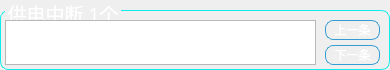
  <widget class="QGroupBox" name="groupBox_Alarm">
   <property name="geometry">
    <rect>
     <x>405</x>
     <y>180</y>
     <width>390</width>
     <height>70</height>
    </rect>
   </property>
   <property name="font">
    <font>
     <family>文泉驿等宽微米黑</family>
     <pointsize>14</pointsize>
     <weight>50</weight>
     <italic>false</italic>
     <bold>false</bold>
    </font>
   </property>
   <property name="focusPolicy">
    <enum>Qt::NoFocus</enum>
   </property>
   <property name="contextMenuPolicy">
    <enum>Qt::NoContextMenu</enum>
   </property>
   <property name="styleSheet">
    <string notr="true">QGroupBox{
color:white;
font: 14pt &quot;文泉驿等宽微米黑&quot;;
border: 1px solid rgb(14, 237, 237);;
border-radius:8px;
margin-top:10px;
}
QGroupBox:title{

subcontrol-origin: margin;
left: 5px;
}
QToolButton{
font: 14pt &quot;文泉驿等宽微米黑&quot;;
border:1px solid;
border-radius:8px;
color: white;
border-color: rgb(53, 156, 212);
}
QToolButton:pressed{
font: 13pt &quot;文泉驿等宽微米黑&quot;;
background-color:rgb(85, 170, 255);
}
QToolButton:hover{
font: 13pt &quot;文泉驿等宽微米黑&quot;;
background-color:rgb(85, 170, 255);
}
QTableWidget{
font: 13pt &quot;文泉驿等宽微米黑&quot;;
gridline-color: rgb(255, 255, 255);
}
QTableWidgetItem{
font: 13pt &quot;文泉驿等宽微米黑&quot;;
color: rgb(0, 0, 0);
}
</string>
   </property>
   <property name="title">
    <string>供电中断 1个</string>
   </property>
   <property name="alignment">
    <set>Qt::AlignLeading|Qt::AlignLeft|Qt::AlignTop</set>
   </property>
   <property name="flat">
    <bool>false</bool>
   </property>
   <widget class="QTableWidget" name="tabWid_Alarm">
    <property name="geometry">
     <rect>
      <x>5</x>
      <y>20</y>
      <width>311</width>
      <height>45</height>
     </rect>
    </property>
    <property name="font">
     <font>
      <family>文泉驿等宽微米黑</family>
      <pointsize>13</pointsize>
      <weight>50</weight>
      <italic>false</italic>
      <bold>false</bold>
     </font>
    </property>
    <property name="focusPolicy">
     <enum>Qt::NoFocus</enum>
    </property>
    <property name="styleSheet">
     <string notr="true"/>
    </property>
    <attribute name="horizontalHeaderDefaultSectionSize">
     <number>100</number>
    </attribute>
   </widget>
   <widget class="QToolButton" name="tBtn_downAlarm">
    <property name="geometry">
     <rect>
      <x>325</x>
      <y>45</y>
      <width>55</width>
      <height>20</height>
     </rect>
    </property>
    <property name="text">
     <string>下一条</string>
    </property>
   </widget>
   <widget class="QToolButton" name="tBtn_upAlarm">
    <property name="geometry">
     <rect>
      <x>325</x>
      <y>20</y>
      <width>55</width>
      <height>20</height>
     </rect>
    </property>
    <property name="text">
     <string>上一条</string>
    </property>
   </widget>
  </widget>
